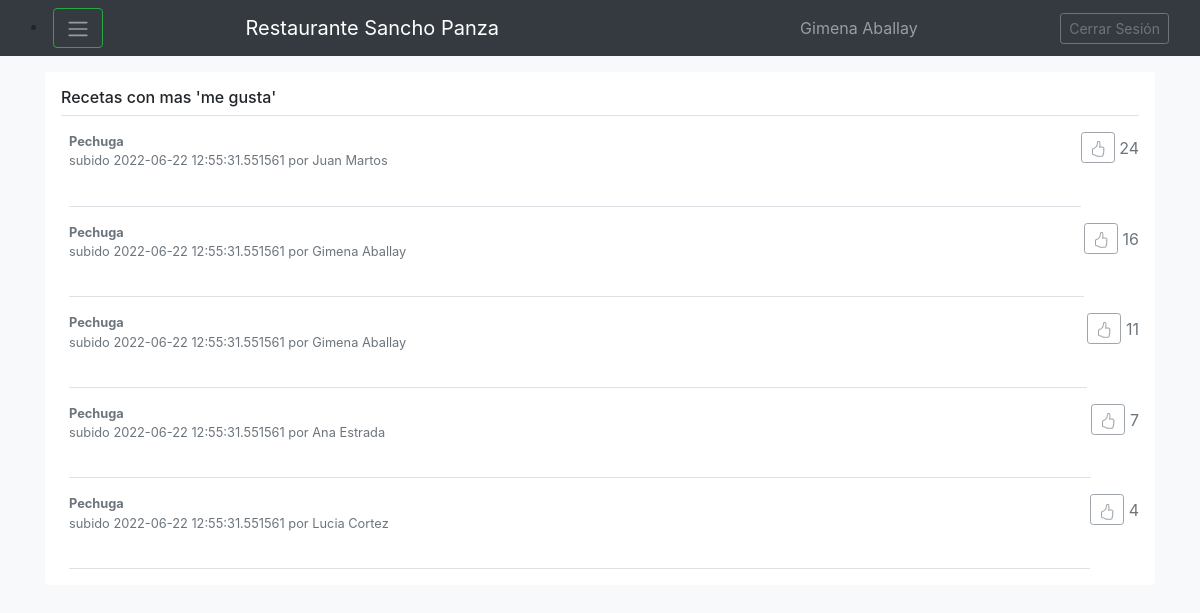
Screenshot of /Consultar_Ranking (signed in) with the database file from the repository.
### models.py (models this page shows)
class Usuario(db.Model):
    __tablename__='Usuario'
    id=db.Column(db.Integer, primary_key=True)
    nombre=db.Column(db.String(80), nullable=False)
    correo=db.Column(db.String(120), unique=True, nullable=False)
    clave=db.Column(db.String(120), nullable=False)
    recetas=db.relationship('Receta', backref='Usuario', cascade="all, delete-orphan")

class Receta(db.Model):
    __tablename__='Receta'
    id=db.Column(db.Integer, primary_key=True)
    nombre=db.Column(db.String(80), nullable=False)
    tiempo=db.Column(db.Integer, nullable=False)
    fecha=db.Column(db.DateTime, nullable=False)
    elaboracion=db.Column(db.String(80), nullable=False)
    cantidadmegusta=db.Column(db.Integer, nullable=False)
    usuarioid=db.Column(db.Integer, db.ForeignKey('Usuario.id'))
    ingredientes=db.relationship('Ingrediente', backref='Receta', cascade="all, delete-orphan")
    def __lt__(self, otro):
        if type(otro)==type(self):
            return (self.cantidadmegusta<otro.cantidadmegusta)

### app.py (the view)
@app.route('/Consultar_Ranking', methods=['GET', 'POST'])
def Consultar_Ranking():
    if 'nombre' in session:
        recetasordenadas=Receta.query.all()
        recetasordenadas.sort(reverse=True)
        i=0
        recetasamostrar=[]
        while i<5 and i<len(recetasordenadas):
            recetasamostrar.append(recetasordenadas[i])
            i+=1
        print (recetasamostrar)
        return render_template('Ranking.html', tipo_busqueda="Recetas con mas 'me gusta'",usuario_actual=session, recetas=recetasamostrar, usuarios=Usuario.query.all())
    else:
        return render_template('index.html')

### templates/Ranking.html (shortened to what this page needs)
{% extends "Base.html" %}
{% block content %}
<div class="my-3 p-3 bg-white rounded box-shadow">
  <h6 class="border-bottom border-gray pb-2 mb-0">{{tipo_busqueda}}</h6>
  {% for receta in recetas %}
  <div class="media text-muted pt-3">
    <p class="media-body pb-3 mb-0 small lh-125 border-bottom border-gray">
      <strong class="d-block text-gray-dark">{{receta.nombre}}</strong>
      subido {{receta.fecha}} por {{usuarios[receta.usuarioid-1].nombre}}
      <br><br>
      <p class="d-block text-gray-dark">
      <form action="http://localhost:5000/megusta" method="post">
        <button type="submit" disabled class="btn btn-outline-secondary btn-sm mb-1"></button>
           {{receta.cantidadmegusta}}
      </form>
    </p>
    </p>
  </div>
  {% endfor %}
{% endblock %}

### templates/Base.html (shortened to what this page needs)
<!doctype html>
<html lang="en">
  <head>
    <link href="static/css/bootstrap.min.css" rel="stylesheet">
    <link href="static/css/offcanvas.css" rel="stylesheet">
  </head>
  <body class="bg-light">
    <nav class="navbar navbar-expand-md fixed-top navbar-dark bg-dark">
      <div class="container-fluid">
        <li class="nav-item dropdown">
            <button class="btn btn-outline-success" id="navbarDropdown" data-bs-toggle="dropdown" aria-expanded="false">
                <span class="navbar-toggler-icon"></span>
            </button>
          </li>
          <a class="navbar-brand" href="http://localhost:5000/Bienvenido">Restaurante Sancho Panza</a>
          <li class="navbar-text">
            {{usuario_actual.nombre}}
          </li>
          <a class="btn btn-sm btn-outline-secondary" href="http://127.0.0.1:5000/" >Cerrar Sesión</a>
      </div>
    </nav>
    <main role="main" class="container">
        {% block content %}{% endblock %}
    </main>
  </body>
</html>

### static/css/offcanvas.css (style rules this page uses)
html, body { overflow-x: hidden; }
body { padding-top: 56px; }

### rows the page displays
Usuario: nombre "Gimena Aballay"
Receta: nombre "Pechuga", fecha "2022-06-22 12:55:31.551561", usuarioid.nombre "Juan Martos", cantidadmegusta "24"
Receta: nombre "Pechuga", fecha "2022-06-22 12:55:31.551561", usuarioid.nombre "Gimena Aballay", cantidadmegusta "16"
Receta: nombre "Pechuga", fecha "2022-06-22 12:55:31.551561", usuarioid.nombre "Gimena Aballay", cantidadmegusta "11"
Receta: nombre "Pechuga", fecha "2022-06-22 12:55:31.551561", usuarioid.nombre "Ana Estrada", cantidadmegusta "7"
Receta: nombre "Pechuga", fecha "2022-06-22 12:55:31.551561", usuarioid.nombre "Lucia Cortez", cantidadmegusta "4"

### other values shown
{{ tipo_busqueda }} "Recetas con mas 'me gusta'"
